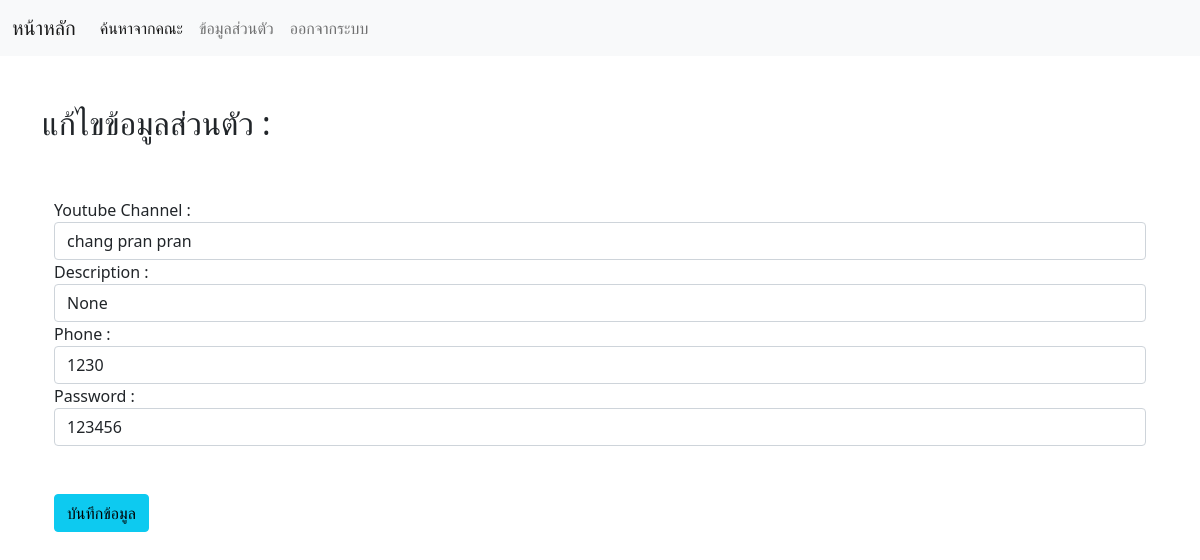
Before: /profile/ (signed in) with the older database file.
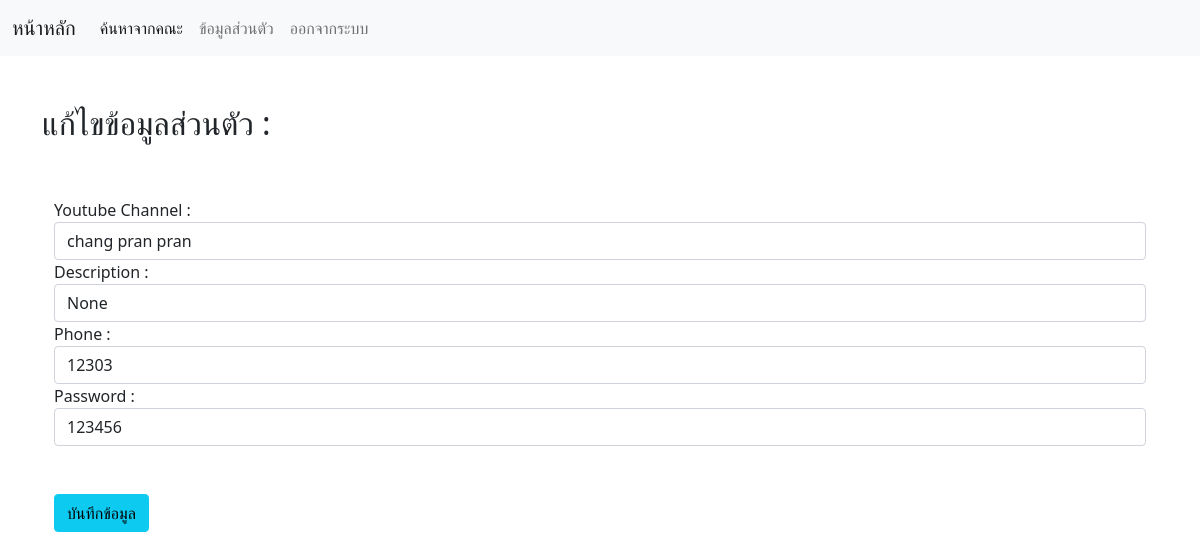
After: the same page with the newer database file.
### models.py (models this page shows, shortened)
class User(db.Model):
    id = db.Column(db.Integer, primary_key=True)
    username = db.Column(db.String(100))
    password = db.Column(db.String(100))
    fullname = db.Column(db.String(100))
    desc = db.Column(db.Text)
    status = db.Column(db.String(20))
    phone = db.Column(db.Integer)
    pay_rate = db.Column(db.String(150))

### codes/profile.py (the view)
@profile.route('/')
def myProfile():
    if 'loggedin' in session:
        profile = Conn.toProfile(session['id'])
        session['status'] = profile.status
        return render_template('/profile.html', data=profile)
    return render_template('/login.html')

### views.py (called while the page is built)
    def toProfile(a):
        profile = db.session.query(User).filter(User.id == a).first()
        return profile

### templates/profile.html (shortened to what this page needs)
{% extends 'layout.html' %}
{% block content %}
<br><br>
<h2>แก้ไขข้อมูลส่วนตัว :</h2>
<br>
<div class="container">
    <br>
    <form action="/profile/update" method="POST">
        <div class="form-group">
            {% if session['status'] == "youtuber" %}
            <label>Youtube Channel :</label>
            {% else %}
            <label>Company Name :</label>
            {% endif %}
            <input type="text" class="form-control" name="fullname" value="{{data.fullname}}">
        </div>
        <div class="form-group">
            <label>Description :</label>
            <input type="text" class="form-control" name="desc" value="{{data.desc}}">
        </div>
        <div class="form-group">
            <label>Phone :</label>
            <input type="text" class="form-control" name="phone" value="{{data.phone}}">
        </div>
        <div class="form-group">
            <label>Password :</label>
            <input type="text" class="form-control" name="password" value="{{data.password}}">
        </div>
        <br>
        <div class="form-group">
            <br><button type="submit" class="btn btn-info">บันทึกข้อมูล</button>
        </div>
    </form>
</div>
<br><br><br>
{% endblock %}

### templates/layout.html (shortened to what this page needs)
<!DOCTYPE html>
<html lang="en">
<head>
  <link href="https://cdn.jsdelivr.net/npm/bootstrap@5.0.2/dist/css/bootstrap.min.css" rel="stylesheet"
>
</head>
<body class="loggedin">
  <nav class="navbar navbar-expand-lg navbar-light bg-light">
    <div class="container-fluid">
      <a class="navbar-brand" href="/">หน้าหลัก</a>
      <div class="collapse navbar-collapse" id="navbarSupportedContent">
        <ul class="navbar-nav me-auto mb-2 mb-lg-0">
          {% if session['loggedin'] %}
          <li class="nav-item">
            <a class="nav-link active" aria-current="page" href="/">ค้นหาจากคณะ</a>
          </li>
          <li class="nav-item">
            <a class="nav-link" href="/profile">ข้อมูลส่วนตัว</a>
          </li>
          <li class="nav-item">
            <a class="nav-link" href="/logout">ออกจากระบบ</a>
          </li>
          {% endif %}
        </ul>
      </div>
    </div>
  </nav>
  <div class="container">
    {% block content %}
    {% endblock %}
  </div>
</body>
</html>

Changed rows visible on the page:
changed User "chang pran pran": phone "1230" → "12303"
